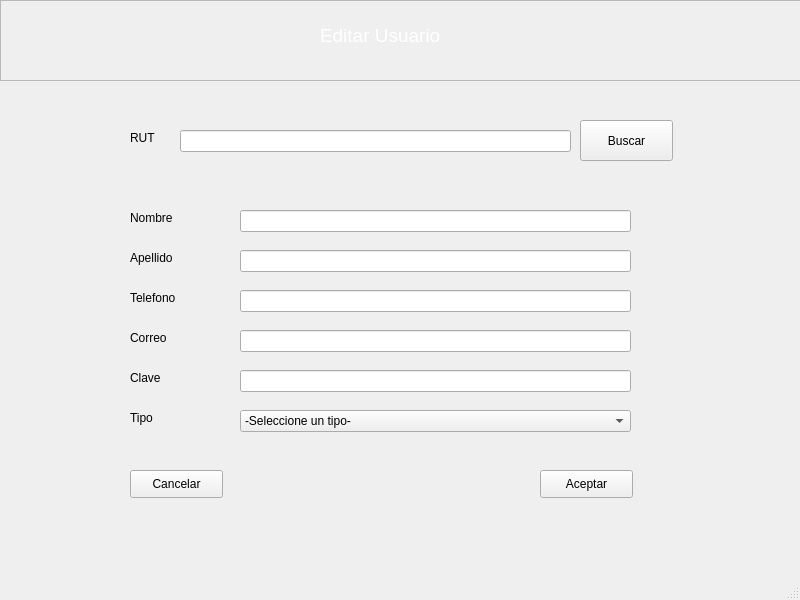
<?xml version="1.0" encoding="UTF-8"?>
<ui version="4.0">
 <class>MainEditarUsuario</class>
 <widget class="QMainWindow" name="MainEditarUsuario">
  <property name="geometry">
   <rect>
    <x>0</x>
    <y>0</y>
    <width>800</width>
    <height>600</height>
   </rect>
  </property>
  <property name="windowTitle">
   <string>MainWindow</string>
  </property>
  <widget class="QWidget" name="centralwidget">
   <widget class="QLabel" name="label_3">
    <property name="geometry">
     <rect>
      <x>130</x>
      <y>210</y>
      <width>55</width>
      <height>16</height>
     </rect>
    </property>
    <property name="text">
     <string>Nombre</string>
    </property>
   </widget>
   <widget class="QLabel" name="label_4">
    <property name="geometry">
     <rect>
      <x>130</x>
      <y>250</y>
      <width>55</width>
      <height>16</height>
     </rect>
    </property>
    <property name="text">
     <string>Apellido</string>
    </property>
   </widget>
   <widget class="QLabel" name="label_5">
    <property name="geometry">
     <rect>
      <x>130</x>
      <y>290</y>
      <width>55</width>
      <height>16</height>
     </rect>
    </property>
    <property name="text">
     <string>Telefono</string>
    </property>
   </widget>
   <widget class="QLabel" name="label_6">
    <property name="geometry">
     <rect>
      <x>130</x>
      <y>330</y>
      <width>55</width>
      <height>16</height>
     </rect>
    </property>
    <property name="text">
     <string>Correo</string>
    </property>
   </widget>
   <widget class="QLabel" name="label_7">
    <property name="geometry">
     <rect>
      <x>130</x>
      <y>410</y>
      <width>55</width>
      <height>16</height>
     </rect>
    </property>
    <property name="text">
     <string>Tipo</string>
    </property>
   </widget>
   <widget class="QLabel" name="label_8">
    <property name="geometry">
     <rect>
      <x>130</x>
      <y>370</y>
      <width>55</width>
      <height>16</height>
     </rect>
    </property>
    <property name="text">
     <string>Clave</string>
    </property>
   </widget>
   <widget class="QLineEdit" name="txtRut">
    <property name="geometry">
     <rect>
      <x>180</x>
      <y>130</y>
      <width>391</width>
      <height>22</height>
     </rect>
    </property>
   </widget>
   <widget class="QLineEdit" name="txtNombre">
    <property name="geometry">
     <rect>
      <x>240</x>
      <y>210</y>
      <width>391</width>
      <height>22</height>
     </rect>
    </property>
   </widget>
   <widget class="QLineEdit" name="txtApellido">
    <property name="geometry">
     <rect>
      <x>240</x>
      <y>250</y>
      <width>391</width>
      <height>22</height>
     </rect>
    </property>
   </widget>
   <widget class="QLineEdit" name="txtTelefono">
    <property name="geometry">
     <rect>
      <x>240</x>
      <y>290</y>
      <width>391</width>
      <height>22</height>
     </rect>
    </property>
   </widget>
   <widget class="QLineEdit" name="txtCorreo">
    <property name="geometry">
     <rect>
      <x>240</x>
      <y>330</y>
      <width>391</width>
      <height>22</height>
     </rect>
    </property>
   </widget>
   <widget class="QLineEdit" name="txtClave">
    <property name="geometry">
     <rect>
      <x>240</x>
      <y>370</y>
      <width>391</width>
      <height>22</height>
     </rect>
    </property>
   </widget>
   <widget class="QComboBox" name="cboTipo">
    <property name="geometry">
     <rect>
      <x>240</x>
      <y>410</y>
      <width>391</width>
      <height>22</height>
     </rect>
    </property>
    <item>
     <property name="text">
      <string>-Seleccione un tipo-</string>
     </property>
    </item>
    <item>
     <property name="text">
      <string>Guardia</string>
     </property>
    </item>
    <item>
     <property name="text">
      <string>Administrador</string>
     </property>
    </item>
   </widget>
   <widget class="QPushButton" name="bntBuscar">
    <property name="geometry">
     <rect>
      <x>580</x>
      <y>120</y>
      <width>93</width>
      <height>41</height>
     </rect>
    </property>
    <property name="text">
     <string>Buscar</string>
    </property>
   </widget>
   <widget class="QPushButton" name="btnEditar">
    <property name="geometry">
     <rect>
      <x>540</x>
      <y>470</y>
      <width>93</width>
      <height>28</height>
     </rect>
    </property>
    <property name="text">
     <string>Aceptar</string>
    </property>
   </widget>
   <widget class="QLabel" name="label_9">
    <property name="geometry">
     <rect>
      <x>130</x>
      <y>130</y>
      <width>41</width>
      <height>16</height>
     </rect>
    </property>
    <property name="text">
     <string>RUT</string>
    </property>
   </widget>
   <widget class="QFrame" name="frame">
    <property name="geometry">
     <rect>
      <x>0</x>
      <y>0</y>
      <width>801</width>
      <height>81</height>
     </rect>
    </property>
    <property name="styleSheet">
     <string notr="true">background-color:&quot;#350969&quot;</string>
    </property>
    <property name="frameShape">
     <enum>QFrame::StyledPanel</enum>
    </property>
    <property name="frameShadow">
     <enum>QFrame::Raised</enum>
    </property>
    <widget class="QLabel" name="label">
     <property name="geometry">
      <rect>
       <x>320</x>
       <y>10</y>
       <width>161</width>
       <height>51</height>
      </rect>
     </property>
     <property name="font">
      <font>
       <pointsize>14</pointsize>
      </font>
     </property>
     <property name="styleSheet">
      <string notr="true">color:white</string>
     </property>
     <property name="text">
      <string>Editar Usuario</string>
     </property>
    </widget>
   </widget>
   <widget class="QPushButton" name="btnCancelar">
    <property name="geometry">
     <rect>
      <x>130</x>
      <y>470</y>
      <width>93</width>
      <height>28</height>
     </rect>
    </property>
    <property name="text">
     <string>Cancelar</string>
    </property>
   </widget>
   <zorder>frame</zorder>
   <zorder>label_3</zorder>
   <zorder>label_4</zorder>
   <zorder>label_5</zorder>
   <zorder>label_6</zorder>
   <zorder>label_7</zorder>
   <zorder>label_8</zorder>
   <zorder>txtRut</zorder>
   <zorder>txtNombre</zorder>
   <zorder>txtApellido</zorder>
   <zorder>txtTelefono</zorder>
   <zorder>txtCorreo</zorder>
   <zorder>txtClave</zorder>
   <zorder>cboTipo</zorder>
   <zorder>bntBuscar</zorder>
   <zorder>btnEditar</zorder>
   <zorder>label_9</zorder>
   <zorder>btnCancelar</zorder>
  </widget>
  <widget class="QMenuBar" name="menubar">
   <property name="geometry">
    <rect>
     <x>0</x>
     <y>0</y>
     <width>800</width>
     <height>26</height>
    </rect>
   </property>
  </widget>
  <widget class="QStatusBar" name="statusbar"/>
 </widget>
 <resources/>
 <connections/>
</ui>
